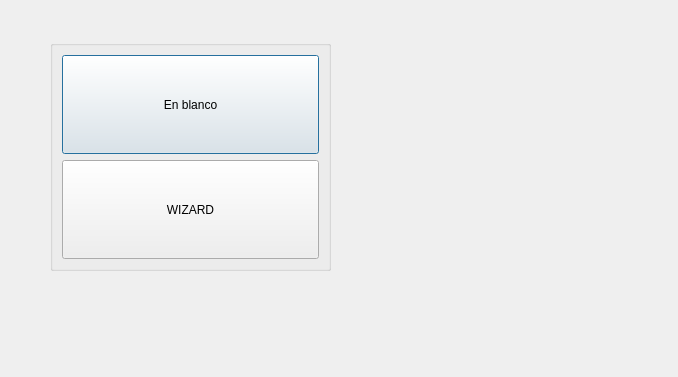
<?xml version="1.0" encoding="UTF-8"?>
<ui version="4.0">
 <class>NuevoProy</class>
 <widget class="QDialog" name="NuevoProy">
  <property name="geometry">
   <rect>
    <x>0</x>
    <y>0</y>
    <width>678</width>
    <height>377</height>
   </rect>
  </property>
  <property name="windowTitle">
   <string>Dialog</string>
  </property>
  <widget class="QGroupBox" name="groupBox">
   <property name="geometry">
    <rect>
     <x>50</x>
     <y>40</y>
     <width>281</width>
     <height>231</height>
    </rect>
   </property>
   <property name="title">
    <string/>
   </property>
   <layout class="QGridLayout" name="gridLayout">
    <item row="0" column="0">
     <widget class="QPushButton" name="pushButton">
      <property name="sizePolicy">
       <sizepolicy hsizetype="Minimum" vsizetype="Ignored">
        <horstretch>0</horstretch>
        <verstretch>0</verstretch>
       </sizepolicy>
      </property>
      <property name="text">
       <string>En blanco</string>
      </property>
     </widget>
    </item>
    <item row="1" column="0">
     <widget class="QPushButton" name="pushButton_2">
      <property name="sizePolicy">
       <sizepolicy hsizetype="Minimum" vsizetype="Ignored">
        <horstretch>0</horstretch>
        <verstretch>0</verstretch>
       </sizepolicy>
      </property>
      <property name="text">
       <string>WIZARD</string>
      </property>
     </widget>
    </item>
   </layout>
  </widget>
 </widget>
 <resources/>
 <connections/>
</ui>
